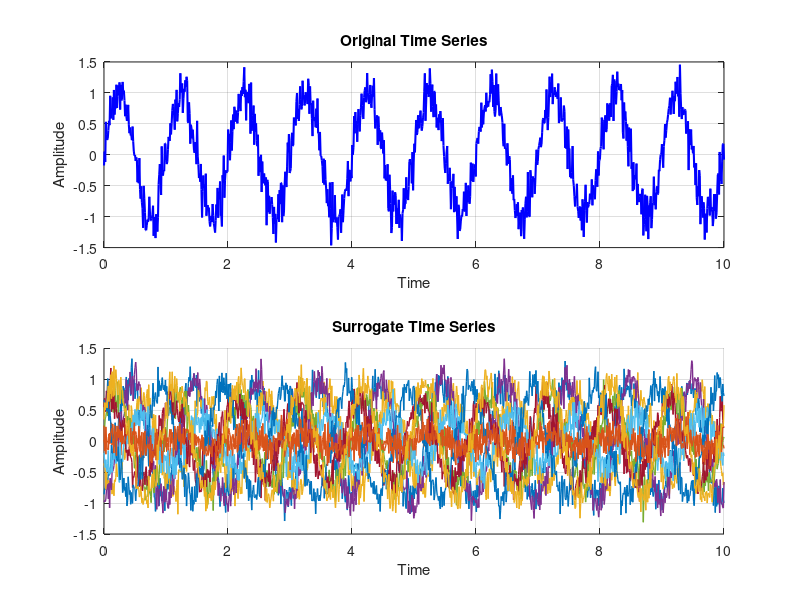

Source code (MATLAB):
% script 3.7
% Generate surrogate time series (Random Phase or Fourier
% Transform)

% Original time series (example: a sine wave with noise)
N = 1000; % Length of the time series
t = linspace(0, 10, N); % Time vector
original_series = sin(2 * pi * 1 * t) + 0.2 * randn(1, N);

% Parameters for surrogate generation
num_surrogates = 10; % Number of surrogate series to generate
surrogate_series = zeros(num_surrogates, N);

% Generate surrogates using the Random Phase Fourier Transform method
for s = 1:num_surrogates
    % Step 1: Fourier Transform of the original series
    fft_original = fft(original_series);
    magnitude = abs(fft_original);
    phase = angle(fft_original);

    % Step 2: Add random phase to the original phase
    random_phase = 2 * pi * rand(1, N) - pi; % Uniform random phase in [-pi, pi]
    new_phase = phase + random_phase;

    % Step 3: Construct surrogate in Fourier domain
    surrogate_fft = magnitude .* exp(1i * new_phase);

    % Step 4: Inverse FFT to get the surrogate time series
    surrogate_series(s, :) = real(ifft(surrogate_fft));
end

% Plot original series and surrogates
figure;
subplot(2, 1, 1);
plot(t, original_series, 'b', 'LineWidth', 1.5);
title('Original Time Series');
xlabel('Time'); ylabel('Amplitude'); grid on;

subplot(2, 1, 2);
hold on;
for s = 1:num_surrogates
    plot(t, surrogate_series(s, :), 'LineWidth', 1);
end
title('Surrogate Time Series');
xlabel('Time'); ylabel('Amplitude'); grid on;
hold off;
